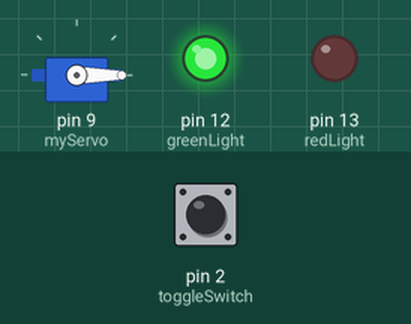
Recording of a sketch running on a simulated Arduino Uno, built with avr-gcc and run on an emulated ATmega328P. On the bench: servo, output pins drawn as LEDs (lit = HIGH). Inputs (shaded band) come from the test bench; at power-on: pin 2 (toggleSwitch) HIGH.

Above: at 1.2 s.
1.3 s: pin 2 (toggleSwitch) pulled LOW for 0.15 s
At 1.4 s:
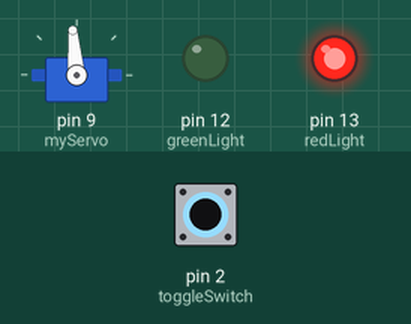
3.0 s: pin 2 (toggleSwitch) pulled LOW for 3.2 s
At 6.8 s:
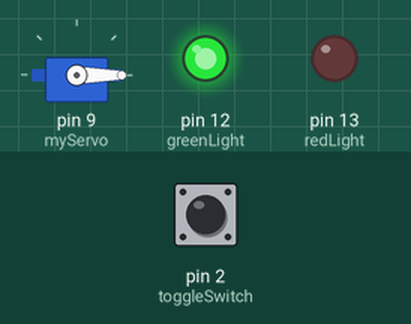
Timing chart, 0 to 8.3 s (numbered marks = the images above; inputs shaded):
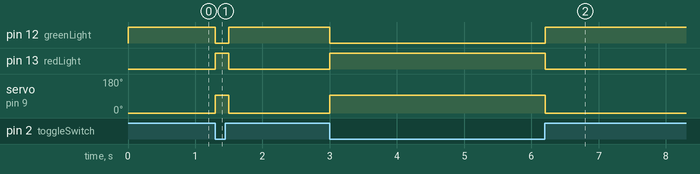

The sketch:

valentine_iot.ino
```cpp
#include <Servo.h>

/*
 * Valeria's Valentine's Day Box
 * =============================
 * Northshore Christian Academy
 * 4th Grade
 * February 14th, 2017
 */

Servo myServo;

int const toggleSwitch = 2;
int const greenLight = 12;
int const redLight = 13;
int const openAngle = 0;
int const closedAngle = 95;
int onOff;

void setup() {
    myServo.attach(9);
    pinMode(toggleSwitch, INPUT);
    pinMode(greenLight, OUTPUT);
    pinMode(redLight, OUTPUT);
}

void loop() {
    onOff = digitalRead(toggleSwitch);
    if (onOff == LOW) {
        // The Box should close.
        myServo.write(closedAngle);
        // Make light Red.
        digitalWrite(redLight, HIGH);
        digitalWrite(greenLight, LOW);
    } else if (onOff == HIGH) {
        // The Box should open.
        myServo.write(openAngle);
        // Make light Green.
        digitalWrite(greenLight, HIGH);
        digitalWrite(redLight, LOW);
    }
    // Wait 100ms before checking again.
    delay(100);
}
```

Measured:
- after the input at 1.3 s, pin 12 (greenLight): HIGH → LOW at once, → HIGH 0.20 s later; pin 13 (redLight): LOW → HIGH at once, → LOW 0.20 s later; servo on pin 9 (myServo): 0° → 95° at once, → 0° 0.20 s later
- after the input at 3.0 s, pin 12 (greenLight): HIGH → LOW at once, → HIGH 3.2 s later; pin 13 (redLight): LOW → HIGH at once, → LOW 3.2 s later; servo on pin 9 (myServo): 0° → 95° at once, → 0° 3.2 s later
